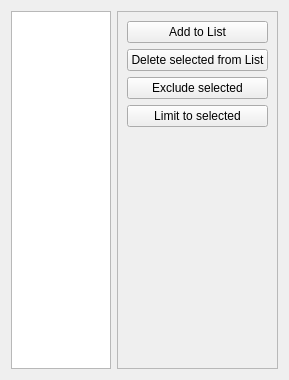
          <widget class="QWidget" name="tab_35">
           <attribute name="title">
            <string>List of CP</string>
           </attribute>
           <layout class="QHBoxLayout" name="horizontalLayout_87">
            <item>
             <widget class="QListWidget" name="FormCPlist">
              <property name="maximumSize">
               <size>
                <width>100</width>
                <height>16777215</height>
               </size>
              </property>
             </widget>
            </item>
            <item>
             <widget class="QFrame" name="frame_16">
              <property name="frameShape">
               <enum>QFrame::StyledPanel</enum>
              </property>
              <property name="frameShadow">
               <enum>QFrame::Raised</enum>
              </property>
              <layout class="QVBoxLayout" name="verticalLayout_11">
               <item>
                <widget class="QPushButton" name="add_cp_to_list">
                 <property name="text">
                  <string>Add to List</string>
                 </property>
                </widget>
               </item>
               <item>
                <widget class="QPushButton" name="delete_cp_from_list">
                 <property name="text">
                  <string>Delete selected from List</string>
                 </property>
                </widget>
               </item>
               <item>
                <widget class="QPushButton" name="delete_cp_from_model">
                 <property name="text">
                  <string>Exclude selected</string>
                 </property>
                </widget>
               </item>
               <item>
                <widget class="QPushButton" name="leave_cp_in_model">
                 <property name="text">
                  <string>Limit to selected</string>
                 </property>
                </widget>
               </item>
               <item>
                <spacer name="verticalSpacer_20">
                 <property name="orientation">
                  <enum>Qt::Vertical</enum>
                 </property>
                 <property name="sizeHint" stdset="0">
                  <size>
                   <width>20</width>
                   <height>232</height>
                  </size>
                 </property>
                </spacer>
               </item>
              </layout>
             </widget>
            </item>
           </layout>
          </widget>
